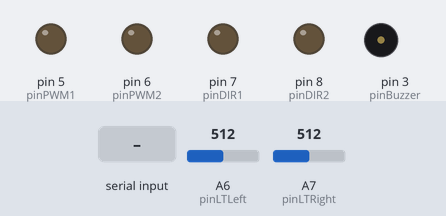
A sketch run on a simulated Arduino Nano, built with avr-gcc and run on an emulated ATmega328P. Parts: output pins drawn as LEDs (lit = HIGH), buzzer (waves = sounding). Inputs (shaded band) come from the test bench; at power-on: A6 (pinLTLeft) = 512, A7 (pinLTRight) = 512. What the sketch prints to the serial monitor is not drawn.

Above: at 1.4 s.
1.5 s: "g" received over Serial
At 1.51 s:
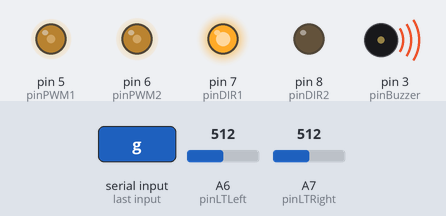
At 2.7 s:
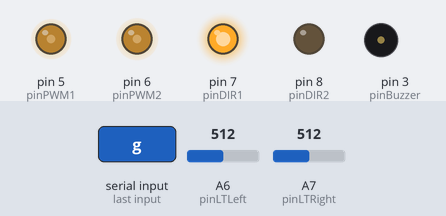
3.0 s: "s" received over Serial
At 3.3 s:
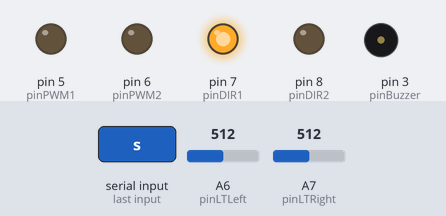
Timing chart, 0 to 6.0 s (numbered marks = the images above; inputs shaded):
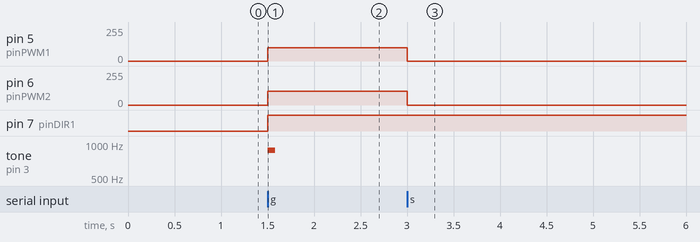

The sketch:

LineTraceTuner.ino
```cpp
/****************************************************************
 * Jellibi AGV - 라인트레이싱 미세조정 코드 (Line Trace Tuner)
 *   · 라인을 따라 주행하면서 Kp / 속도를 실시간 조정
 *   · 정규화·P제어·drive() 로직이 베이스와 동일 → 값 그대로 복사
 *
 * [명령] (시리얼 모니터 9600, 입력창에 글자 전송)
 *   g : 주행 시작(라인트레이싱)     s : 정지
 *   1/2 : Kp  -0.005 / +0.005  (coarse)
 *   9/0 : Kp  -0.001 / +0.001  (fine)
 *   3/4 : basePower(속도) -5 / +5
 *   5/6 : maxPower -5 / +5      7/8 : minPower -5 / +5
 *   p : 현재 설정 출력
 *
 * [튜닝 가이드]
 *   · 지그재그(좌우 흔들림)·jerky → Kp 너무 큼  → 1/9 로 ↓
 *   · 곡선에서 못 따라가고 라인 이탈/코너 자름 → Kp 너무 작음 → 2/0 로 ↑
 *   · 화면에 [CLAMP] 자주 뜨면 → 보정이 모터 한계까지 침 = Kp 큼 or 속도 과함
 *   · 직진 매끄럽고 곡선도 부드럽게 = 적정. 그 후 속도(3/4) 올리며 재확인
 *
 * ※ 센서 보정값은 베이스와 반드시 동일하게 유지!
 ****************************************************************/

//===== 핀 (Jellibi_AGV2_강의안.pdf) =====
#define pinLTLeft   A6
#define pinLTRight  A7
#define pinBuzzer   3
#define pinPWM1     5
#define pinPWM2     6
#define pinDIR1     7
#define pinDIR2     8

#define FORWARD  0
#define BACKWARD 1

//===== 센서 정규화 (베이스와 동일하게!) =====
#define LEFT_WHITE   411
#define LEFT_BLACK   926
#define RIGHT_WHITE  395
#define RIGHT_BLACK  936

//===== 조정 대상 값 (초기값 = 현재 베이스 값) =====
float Kp          = 0.02;
int   basePower   = 100;
int   minPower    = 75;
int   maxPower    = 145;
float Power1RatioF = 1.00;
float Power2RatioF = 1.05;

bool  running = false;
unsigned long lastDbg = 0;

//===== drive (베이스와 동일) =====
void drive(int dir1, int power1, int dir2, int power2) {
  boolean hl1, hl2;
  int p1, p2;
  if (dir1 == FORWARD) { hl1 = HIGH; p1 = power1 * Power1RatioF; }
  else                 { hl1 = LOW;  p1 = power1; }
  if (dir2 == FORWARD) { hl2 = LOW;  p2 = power2 * Power2RatioF; }
  else                 { hl2 = HIGH; p2 = power2; }
  p1 = constrain(p1, 0, 255);
  p2 = constrain(p2, 0, 255);
  digitalWrite(pinDIR1, hl1); analogWrite(pinPWM1, p1);
  digitalWrite(pinDIR2, hl2); analogWrite(pinPWM2, p2);
}
void Stop() { analogWrite(pinPWM1, 0); analogWrite(pinPWM2, 0); }

int normalize(int raw, int w, int b) {
  if (b == w) return 0;
  long n = (long)(raw - w) * 1000L / (b - w);
  if (n < 0)    n = 0;
  if (n > 1000) n = 1000;
  return (int)n;
}

//===== 라인트레이싱 한 스텝 (베이스 LineTracePControl 과 동일 + 텔레메트리) =====
void lineTraceStep() {
  int l = normalize(analogRead(pinLTLeft),  LEFT_WHITE,  LEFT_BLACK);
  int r = normalize(analogRead(pinLTRight), RIGHT_WHITE, RIGHT_BLACK);
  int error = l - r;
  int correction = (int)(error * Kp);
  int lp = constrain(basePower - correction, minPower, maxPower);
  int rp = constrain(basePower + correction, minPower, maxPower);
  drive(FORWARD, lp, FORWARD, rp);

  if (millis() - lastDbg >= 150) {
    lastDbg = millis();
    Serial.print(F("L="));    Serial.print(l);
    Serial.print(F(" R="));   Serial.print(r);
    Serial.print(F(" err=")); Serial.print(error);
    Serial.print(F(" corr="));Serial.print(correction);
    Serial.print(F(" lp="));  Serial.print(lp);
    Serial.print(F(" rp="));  Serial.print(rp);
    if (lp == minPower || lp == maxPower || rp == minPower || rp == maxPower)
      Serial.print(F("  [CLAMP]"));
    Serial.println();
  }
}

void printSettings() {
  Serial.println(F("---- 현재 설정 (베이스에 복사) ----"));
  Serial.print(F("  Kp        = ")); Serial.println(Kp, 3);
  Serial.print(F("  basePower = ")); Serial.println(basePower);
  Serial.print(F("  minPower  = ")); Serial.println(minPower);
  Serial.print(F("  maxPower  = ")); Serial.println(maxPower);
  Serial.println(F("-----------------------------------"));
}

void setup() {
  Serial.begin(9600);
  pinMode(pinLTLeft, INPUT);
  pinMode(pinLTRight, INPUT);
  pinMode(pinBuzzer, OUTPUT);
  pinMode(pinDIR1, OUTPUT); pinMode(pinPWM1, OUTPUT);
  pinMode(pinDIR2, OUTPUT); pinMode(pinPWM2, OUTPUT);
  Stop();

  Serial.println(F("=== Line Trace Tuner ==="));
  Serial.println(F("g시작 s정지 | 1/2 Kp+-0.005  9/0 Kp+-0.001"));
  Serial.println(F("3/4속도  5/6 max  7/8 min  p출력"));
  printSettings();
}

void loop() {
  if (Serial.available()) {
    char c = Serial.read();
    switch (c) {
      case 'g': running = true;  tone(pinBuzzer, 880, 80);
                Serial.println(F(">> RUN")); break;
      case 's': running = false; Stop();
                Serial.println(F(">> STOP")); break;
      case '1': Kp -= 0.005; if (Kp < 0) Kp = 0; printSettings(); break;
      case '2': Kp += 0.005; printSettings(); break;
      case '9': Kp -= 0.001; if (Kp < 0) Kp = 0; printSettings(); break;
      case '0': Kp += 0.001; printSettings(); break;
      case '3': basePower -= 5; printSettings(); break;
      case '4': basePower += 5; printSettings(); break;
      case '5': maxPower  -= 5; printSettings(); break;
      case '6': maxPower  += 5; printSettings(); break;
      case '7': minPower  -= 5; printSettings(); break;
      case '8': minPower  += 5; printSettings(); break;
      case 'p': printSettings(); break;
      default: break;
    }
  }

  if (running) lineTraceStep();
  else         Stop();
}
```

Measured:
- after the input at 1.5 s, pin 5 (pinPWM1): 0/255 → 100/255 at once; pin 6 (pinPWM2): 0/255 → 104/255 at once; pin 7 (pinDIR1): LOW → HIGH at once; tone on pin 3 (pinBuzzer): silent → 880 Hz at once, → silent 0.08 s later
- after the input at 3.0 s, pin 5 (pinPWM1): 100/255 → 0/255 at once; pin 6 (pinPWM2): 104/255 → 0/255 at once
